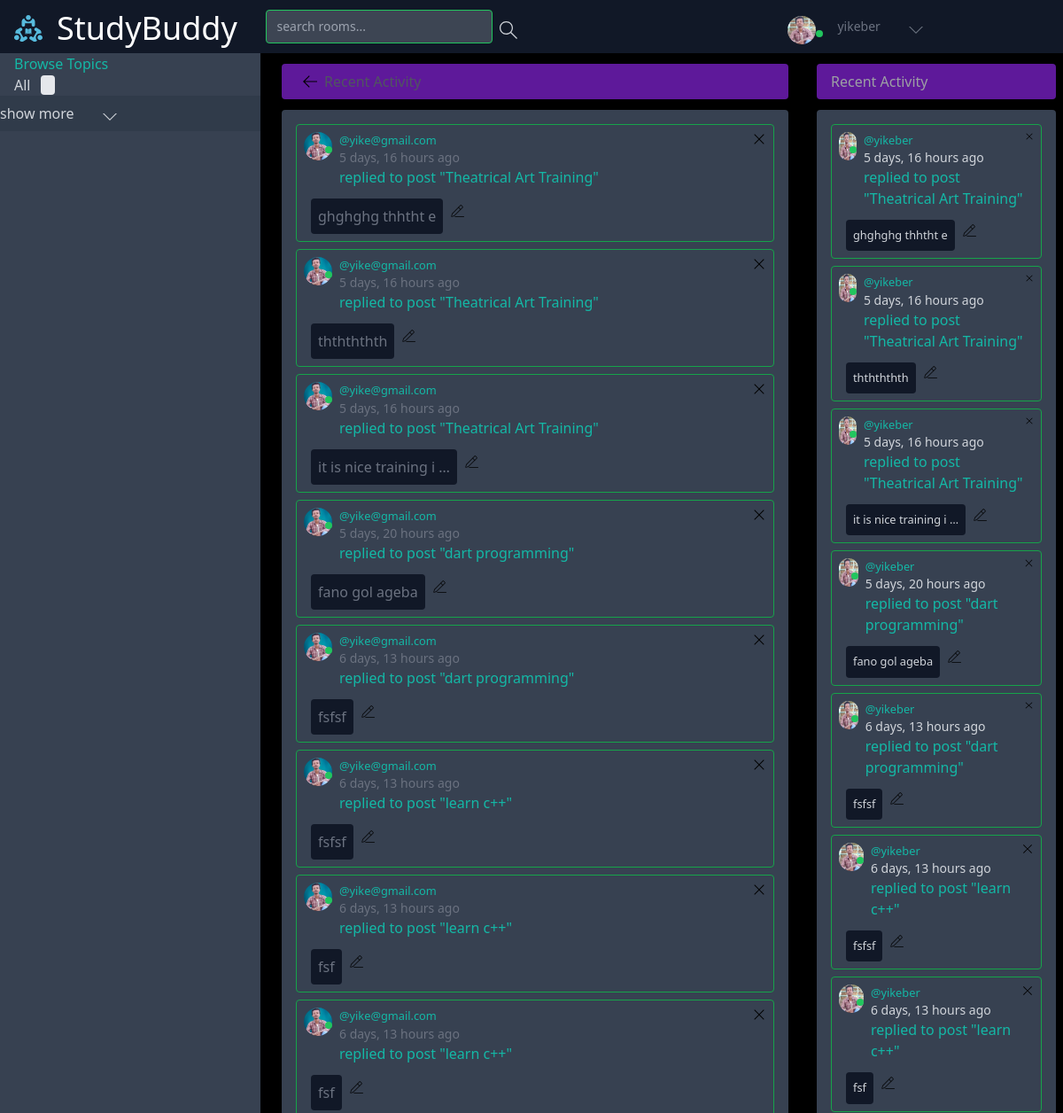
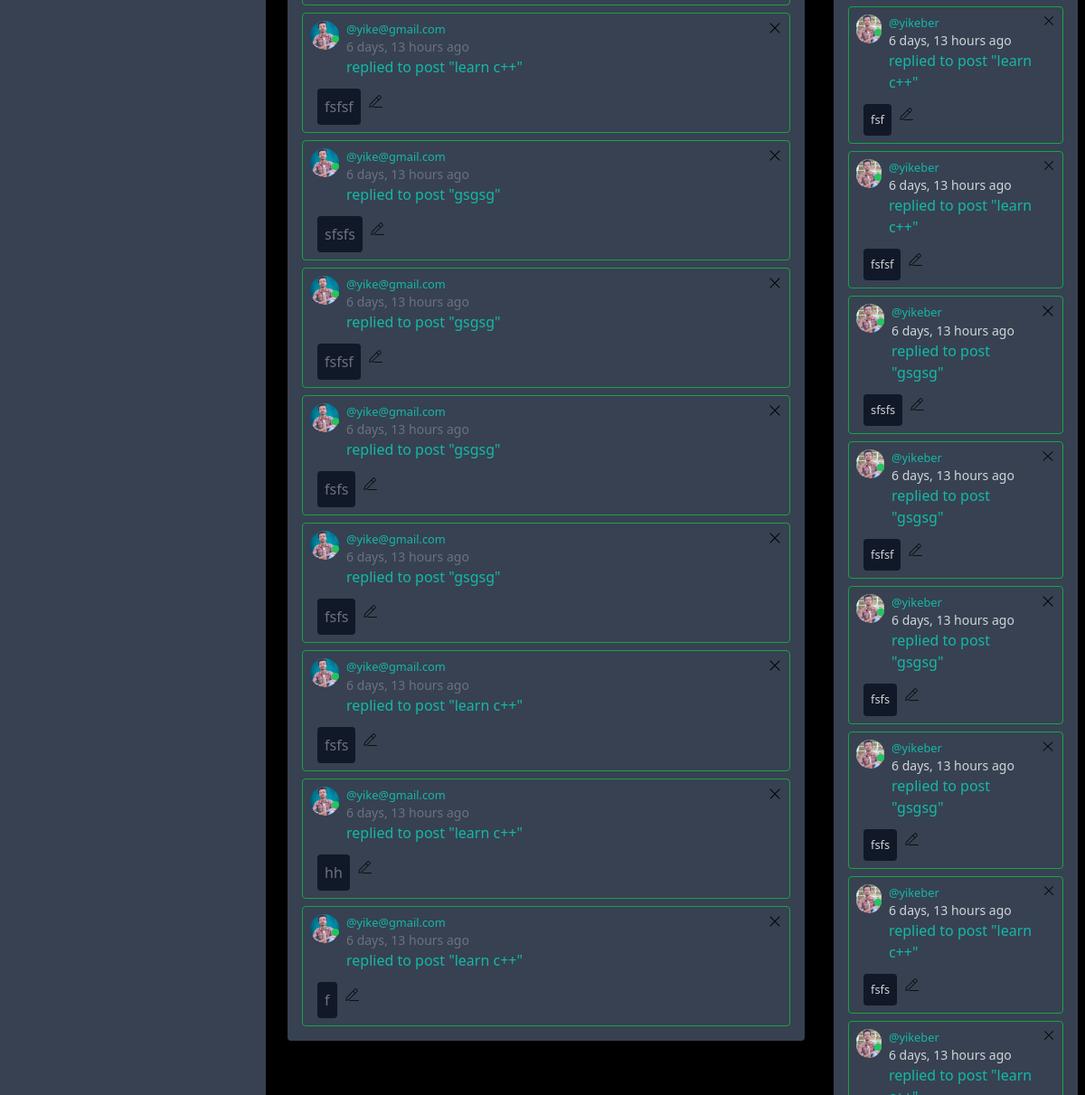
The app's page /recent-activities/ (signed in), older data (2 pictures, top to bottom).
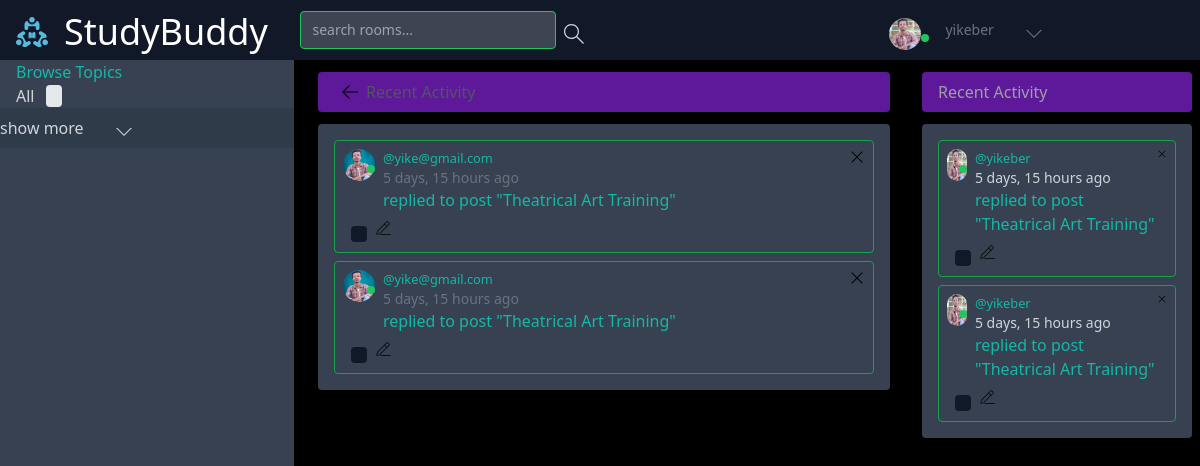
The same page, newer data.
### Backend/base/models.py (models this page shows)
class Message(models.Model):
    user = models.ForeignKey(User,on_delete=models.CASCADE)
    room = models.ForeignKey (Room,on_delete=models.CASCADE)
    body = models.TextField()
    image = models.ImageField(null=True,upload_to='files/messages/image_messages')
    video = models.FileField(null=True,upload_to='files/messages/video_messages')
    audio = models.FileField(null=True,upload_to='files/messages/audio_messages')
    liker = models.ManyToManyField(User,related_name='message_liker',blank=True)
    updated  = models.DateTimeField(auto_now=True)
    created = models.DateTimeField(auto_now_add=True)
    num_of_likes = models.IntegerField(default=0)
    num_of_replies = models.IntegerField(default=0)
    is_deleted = models.BooleanField(default=False)
    class Meta:
        ordering = ['-updated','-created']
    def __str__(self):
        return self.body

class User(AbstractUser):
    name  = models.CharField(max_length=200,null=True)
    username = models.CharField(max_length=200)
    password = models.CharField(max_length=100)
    email = models.EmailField(max_length=200,unique=True)
    bio = models.TextField(max_length=500,null=True,blank=True)
    avatar = models.ImageField(null=True,default='images/avatar.svg',upload_to='images/profile_images')
    last_activity = models.DateTimeField(null=True, blank=True)
    is_online = models.BooleanField(default=False)
    USERNAME_FIELD = 'email'
    REQUIRED_FIELDS =['username','password']

class Room(models.Model):
    host = models.ForeignKey(User,on_delete=models.SET_NULL,null=True)
    topic = models.ForeignKey(Topic,on_delete=models.SET_NULL,null=True)
    roomImage = models.ImageField(null=True ,default='images/room_images/default_room_image.png',upload_to='images/room_images')
    name = models.CharField(max_length=200)
    description = models.TextField(null=True,blank=True)
    participants = models.ManyToManyField(User,related_name='participants',blank=True)
    updated = models.DateTimeField(auto_now=True)
    created = models.DateField(auto_now_add=True)
    is_deleted = models.BooleanField(default=False)
    class Meta:
        ordering = ['-updated','-created']
    def __str__(self):
        return self.name

### Backend/base/views.py (the view)
# urls.py: path('recent-activities/',views.getActivities,name='activities'),
@login_required(login_url='login')
def getActivities(request):
    user = User.objects.get(username = request.user.username)
    room_messages = user.message_set.all().order_by('-created')
    context  = {
        'room_messages':room_messages,
        'visible_words':5
    }
    return render(request,'base/show_recent.html',context)

### Frontend/templates/base/show_recent.html (shortened to what this page needs)
{%extends 'base/home.html'%}
{%block home-content%}
{%load static %}
<div class="mr-2">
    <h3 class="bg-purple-700 opacity-75 ml-4 mt-3 pl-4  py-2 rounded flex flex-row items-center"><a
            href="{{request.META.HTTP_REFERER}}" class="px-2"><img src="{% static 'assets/icons/arrow-left.svg' %}"
                class="w-4 h-4 " alt="left-arrow"></a>
        <span>Recent Activity</span>
    </h3>
    <div class=" bg-gray-700  ml-4 mt-3 px-2 py-2 rounded">
        {% for message in room_messages %}
        <div class=" border border-green-600 m-2 p-2 rounded">
            <div class="flex flex-row justify-between">
                <div class="flex flex-row">
                    <div class="relative">
                        <img src="{%static 'images/yike.png' %}" class="w-8 h-8 rounded-full inline" alt="">
                        <p class="bg-green-500 w-2 h-2 absolute rounded-full" style="top: 1rem;right: 0;">
                    </div>
                    <div class="ml-2 ">
                        <small> <a href="{% url 'user-profile' message.user.id %}"
                                class="text-teal-500">@{{message.user}}
                            </a>
                        </small>
                        <p class="text-sm font-thin">{{message.created|timesince}} ago</p>
                        <p class="text-md text-teal-500">replied to post <a
                                href="{% url 'room' message.room.id %}">"{{message.room}}"</a>
                        </p>
                    </div>
                </div>
                {% if request.user == message.user %}
                <a href="{% url 'delete-message' message.id %}"><img src="{%static 'assets/icons/remove.svg' %}"
                        class="w-4 w-4" alt="delete"></a>
                {% endif %}
            </div>
            <div class="flex flex-row mx-2 items-center">
                <p class="bg-gray-900 mt-3 px-2 py-2 rounded">{{message|truncatewords:visible_words}}</p>
                {% if request.user == message.user %}
                <a href="{% url 'edit-message' message.id %}" class="px-2 py-2"><img
                        src="{%static 'assets/icons/edit.svg' %}" class="w-4 w-4" alt="edit"></a>
                {% endif %}
            </div>
        </div>
        {% endfor %}
    </div>
</div>
{%endblock home-content%}

### Frontend/templates/base/activity_component.html (shortened to what this page needs)
{%load static %}
<div class="mr-2">
    <h3 class="bg-purple-700 opacity-75 ml-4 mt-3 pl-4  py-2 rounded"> Recent Activity</h3>
    <div class=" bg-gray-700  ml-4 mt-3 px-2 py-2 rounded">
        {% for message in room_messages %}
        <div class=" border border-green-600 m-2 p-2 rounded">
            <div class="flex flex-row justify-between">
                <div class="flex flex-row">
                    <div class="relative">
                        <img src="{{message.user.avatar.url}}" class="w-8 h-8 rounded-full inline" alt="">
                        <p {% if message.user.is_online %} class=" bg-green-500 w-2 h-2 absolute rounded-full" {%else%}
                            class=" bg-red-500 w-2 h-2 absolute rounded-full" {%endif%} style="top: 1rem;right: 0;">
                    </div>
                    <div class="ml-2 ">
                        <small> <a href="{% url 'user-profile' message.user.id %}"
                                class="text-teal-500">@{{message.user.username}}
                            </a>
                        </small>
                        <p class="text-sm font-thin">{{message.created|timesince}} ago</p>
                        <p class="text-md text-teal-500">replied to post <a
                                href="{% url 'room' message.room.id %}">"{{message.room}}"</a>
                        </p>
                    </div>
                </div>
                {% if request.user == message.user %}
                <a href="{% url 'delete-message' message.id %}"><img src="{%static 'assets/icons/remove.svg' %}"
                        class="w-4 w-4" alt="delete"></a>
                {% endif %}
            </div>
            <div class="flex flex-row mx-2 items-center">
                <p class="bg-gray-900 mt-3 px-2 py-2 rounded ">
                    <small>{{message|truncatewords:visible_words}}
                    </small>
                </p>
                {% if request.user == message.user %}
                <a href="{% url 'edit-message' message.id %}" class="px-2 py-2"><img
                        src="{%static 'assets/icons/edit.svg' %}" class="w-4 w-4" alt="edit"></a>
                {% endif %}
            </div>
        </div>
        {% endfor %}
    </div>
</div>

Row changes from the older to the newer data that the page shows:
removed Message: user "yike@gmail.com", created "5 days, 16 hours", room "Theatrical Art Training", body "ghghghg thhtht e", user.avatar (picture), user.username "yikeber"
removed Message: user "yike@gmail.com", created "5 days, 16 hours", room "Theatrical Art Training", body "ththththth", user.avatar (picture), user.username "yikeber"
removed Message: user "yike@gmail.com", created "5 days, 16 hours", room "Theatrical Art Training", body "it is nice training i …", user.avatar (picture), user.username "yikeber"
removed Message: user "yike@gmail.com", created "5 days, 20 hours", room "dart programming", body "fano gol ageba", user.avatar (picture), user.username "yikeber"
removed Message: user "yike@gmail.com", created "6 days, 13 hours", room "dart programming", body "fsfsf", user.avatar (picture), user.username "yikeber"
removed Message: user "yike@gmail.com", created "6 days, 13 hours", room "learn c++", body "fsfsf", user.avatar (picture), user.username "yikeber"
removed Message: user "yike@gmail.com", created "6 days, 13 hours", room "learn c++", body "fsf", user.avatar (picture), user.username "yikeber"
removed Message: user "yike@gmail.com", created "6 days, 13 hours", room "learn c++", body "fsf", user.avatar (picture), user.username "yikeber"
removed Message: user "yike@gmail.com", created "6 days, 13 hours", room "learn c++", body "fsfsf", user.avatar (picture), user.username "yikeber"
removed Message: user "yike@gmail.com", created "6 days, 13 hours", room "gsgsg", body "sfsfs", user.avatar (picture), user.username "yikeber"
removed Message: user "yike@gmail.com", created "6 days, 13 hours", room "gsgsg", body "fsfsf", user.avatar (picture), user.username "yikeber"
removed Message: user "yike@gmail.com", created "6 days, 13 hours", room "gsgsg", body "fsfs", user.avatar (picture), user.username "yikeber"
removed Message: user "yike@gmail.com", created "6 days, 13 hours", room "gsgsg", body "fsfs", user.avatar (picture), user.username "yikeber"
removed Message: user "yike@gmail.com", created "6 days, 13 hours", room "learn c++", body "fsfs", user.avatar (picture), user.username "yikeber"
removed Message: user "yike@gmail.com", created "6 days, 13 hours", room "learn c++", body "hh", user.avatar (picture), user.username "yikeber", room "learn…"
removed Message: user "yike@gmail.com", created "6 days, 13 hours", room "learn c++", body "f", shown under "Recent Activity"
added Message: user "yike@gmail.com", created "5 days, 15 hours", room "Theatrical Art Training", user.avatar (picture), user.username "yikeber"
added Message: user "yike@gmail.com", created "5 days, 15 hours", room "Theatrical Art Training", user.avatar (picture), user.username "yikeber"
